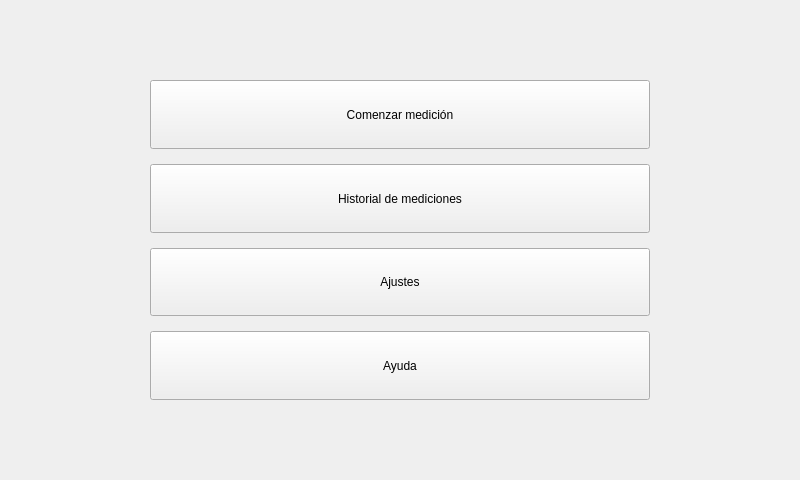
<?xml version="1.0" encoding="UTF-8"?>
<ui version="4.0">
 <class>HomeScreen</class>
 <widget class="QWidget" name="HomeScreen">
  <property name="geometry">
   <rect>
    <x>0</x>
    <y>0</y>
    <width>800</width>
    <height>480</height>
   </rect>
  </property>
  <property name="windowTitle">
   <string>Medidor de latencias</string>
  </property>
  <layout class="QVBoxLayout" name="mainLayout">
   <property name="spacing">
    <number>15</number>
   </property>
   <property name="leftMargin">
    <number>150</number>
   </property>
   <property name="topMargin">
    <number>80</number>
   </property>
   <property name="rightMargin">
    <number>150</number>
   </property>
   <property name="bottomMargin">
    <number>80</number>
   </property>
   <item>
    <widget class="QPushButton" name="startMeasuringButton">
     <property name="sizePolicy">
      <sizepolicy hsizetype="Expanding" vsizetype="Expanding">
       <horstretch>0</horstretch>
       <verstretch>0</verstretch>
      </sizepolicy>
     </property>
     <property name="minimumSize">
      <size>
       <width>200</width>
       <height>40</height>
      </size>
     </property>
     <property name="text">
      <string>Comenzar medición</string>
     </property>
    </widget>
   </item>
   <item>
    <widget class="QPushButton" name="historicOfMeasuresButton">
     <property name="sizePolicy">
      <sizepolicy hsizetype="Expanding" vsizetype="Expanding">
       <horstretch>0</horstretch>
       <verstretch>0</verstretch>
      </sizepolicy>
     </property>
     <property name="minimumSize">
      <size>
       <width>200</width>
       <height>40</height>
      </size>
     </property>
     <property name="text">
      <string>Historial de mediciones</string>
     </property>
    </widget>
   </item>
   <item>
    <widget class="QPushButton" name="settingsButton">
     <property name="sizePolicy">
      <sizepolicy hsizetype="Expanding" vsizetype="Expanding">
       <horstretch>0</horstretch>
       <verstretch>0</verstretch>
      </sizepolicy>
     </property>
     <property name="minimumSize">
      <size>
       <width>200</width>
       <height>40</height>
      </size>
     </property>
     <property name="text">
      <string>Ajustes</string>
     </property>
    </widget>
   </item>
   <item>
    <widget class="QPushButton" name="helpButton">
     <property name="sizePolicy">
      <sizepolicy hsizetype="Expanding" vsizetype="Expanding">
       <horstretch>0</horstretch>
       <verstretch>0</verstretch>
      </sizepolicy>
     </property>
     <property name="minimumSize">
      <size>
       <width>200</width>
       <height>40</height>
      </size>
     </property>
     <property name="text">
      <string>Ayuda</string>
     </property>
    </widget>
   </item>
  </layout>
 </widget>
 <resources/>
 <connections/>
</ui>
